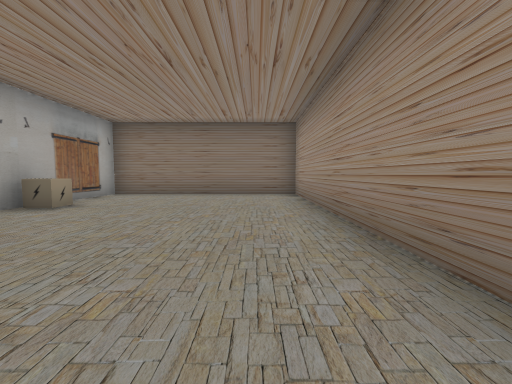
View 1 (above)

17 first-person views from a walk through a Unity game level. The camera is 1.2 m above the floor, tilts 4° down and sees 90° across. The floor is counted in squares, 2 m on a side. Each view is taken from the middle of a square. On the plan, view 1 faces up. The plan holds only what a view shows up to about 9 squares ahead; the rest is blank. The place goes on beyond the plan. The player character is not drawn. Some surface patterns are stand-ins.

View 2
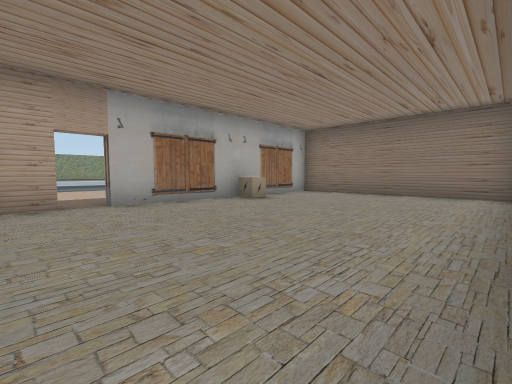

View 3
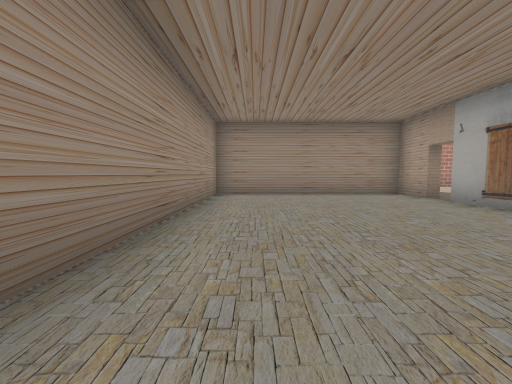

View 4
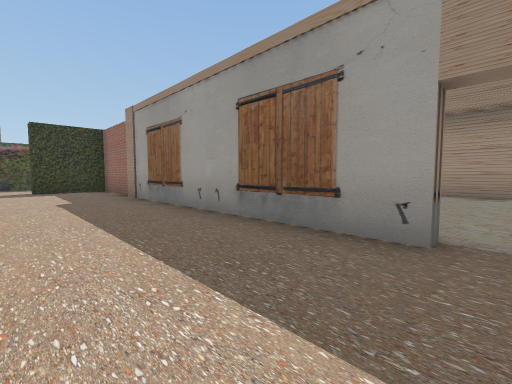

View 5
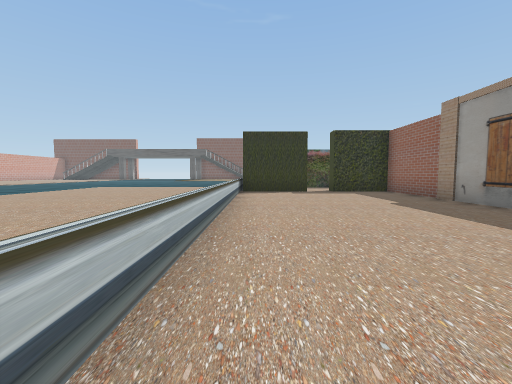

View 6
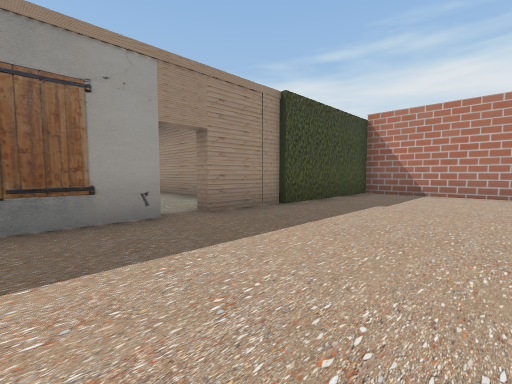

View 7
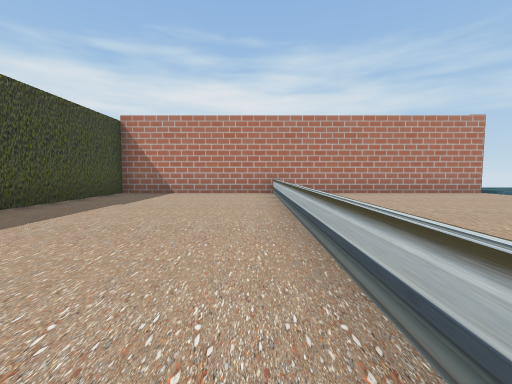

View 8
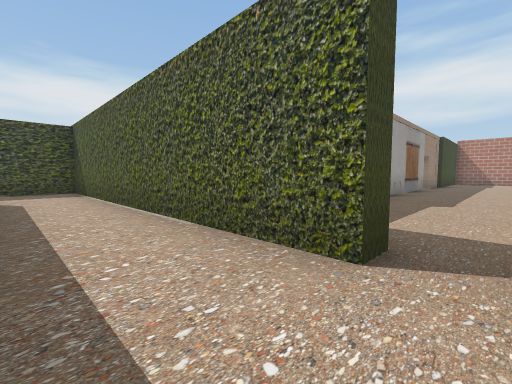

View 9
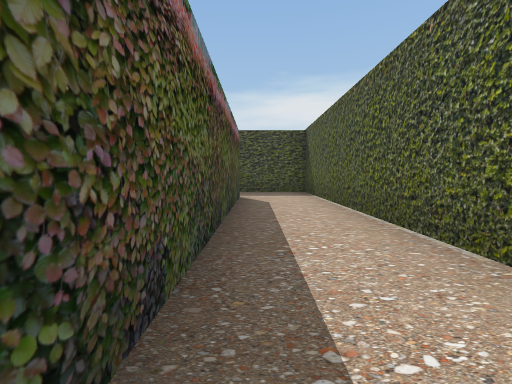

View 10
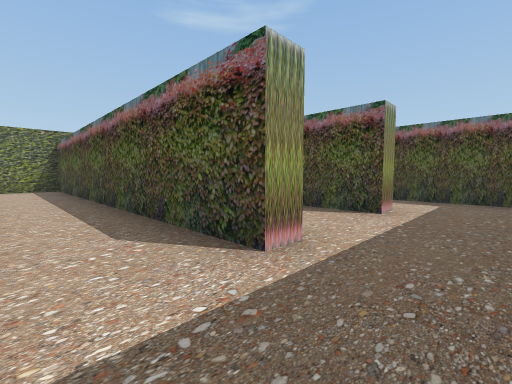

View 11
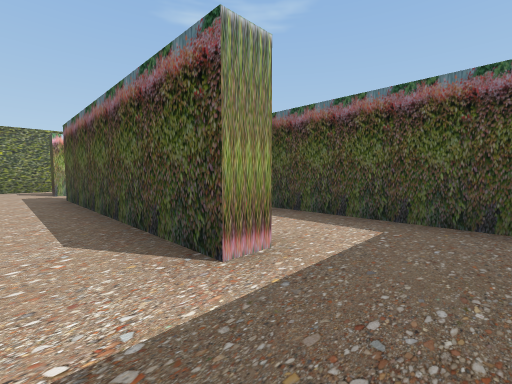

View 12
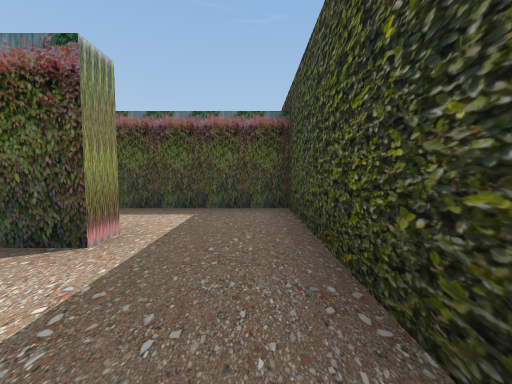

View 13
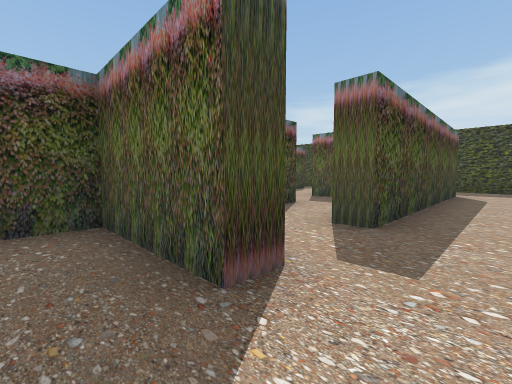

View 14
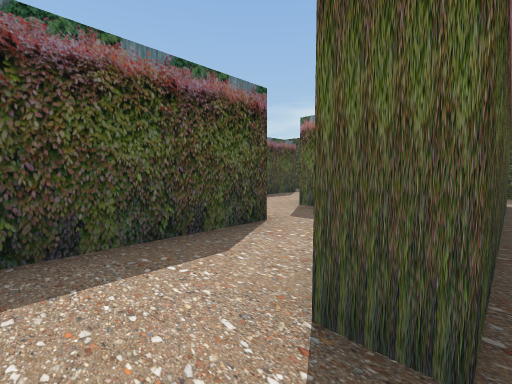

View 15
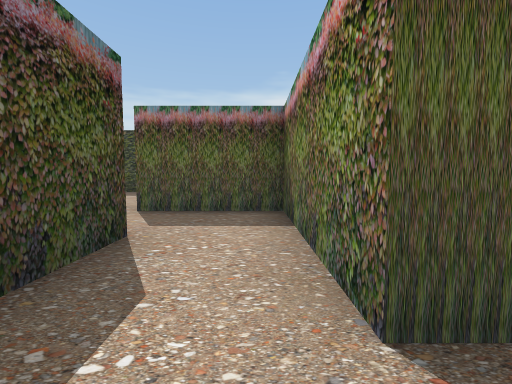

View 16
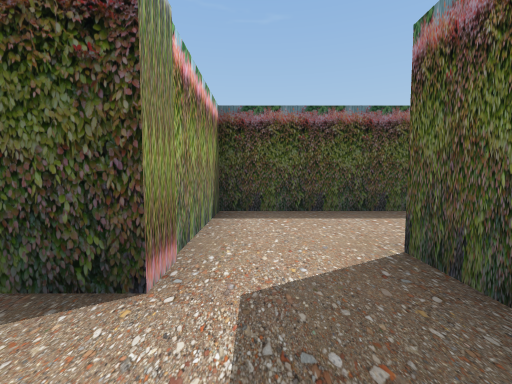

View 17
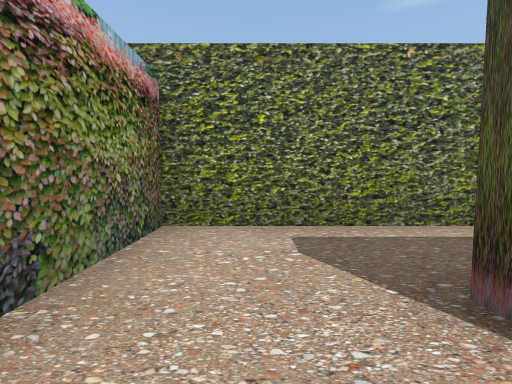

### Floor plan
Key: @ floor where view 1 was taken; # wall or solid block; . floor; = window, fence, low wall or low ledge; ≈ water the walk keeps out of; H house.
Columns run from 17 left of view 1 to 3 right of it. Each row starts with its distance up from view 1.
 21              ######.#
 20              #..... #
 19             ##.######
 18         #####..#....#
 17         #.#....#....#
 16         #...######..#
 15         #...........#
 14         ##########..#
 13         #...........#
 12         #...........#
 11 ≈≈.... =##.##########
 10  ≈.....=.....#
  9  ≈.....=.....#
  8   .....=....HHHHHHH
  7    ....=....H......H
  6     ...=....H......H
  5      ..=....HH.....H
  4       .=....H......H
  3        =....H......H
  2        =....H......H
  1       .=...........H
  0      ..=....H....@.H
 -1     ...=....#HHHHHH
 -2    ....=.....#
 -3   .....=.....#
 -4  ≈.....=.....#
 -5  #######.....#
 -6        #####

Where each view was taken, in squares from view 1:
view 1: 0 up, 0 right, facing up
view 2: 0 up, 1 right, facing up-left
view 3: 7 up, 0 right, facing down
view 4: 1 up, 7 left, facing up-right
view 5: 2 up, 9 left, facing up
view 6: 3 up, 8 left, facing down-right
view 7: 3 up, 9 left, facing down
view 8: 13 up, 7 left, facing down-right
view 9: 13 up, 6 left, facing right
view 10: 12 up, 2 right, facing up-left
view 11: 15 up, 2 right, facing up-left
view 12: 14 up, 2 right, facing up
view 13: 15 up, 8 left, facing up-right
view 14: 16 up, 6 left, facing up-right
view 15: 17 up, 6 left, facing right
view 16: 17 up, 3 left, facing up
view 17: 15 up, 6 left, facing left
